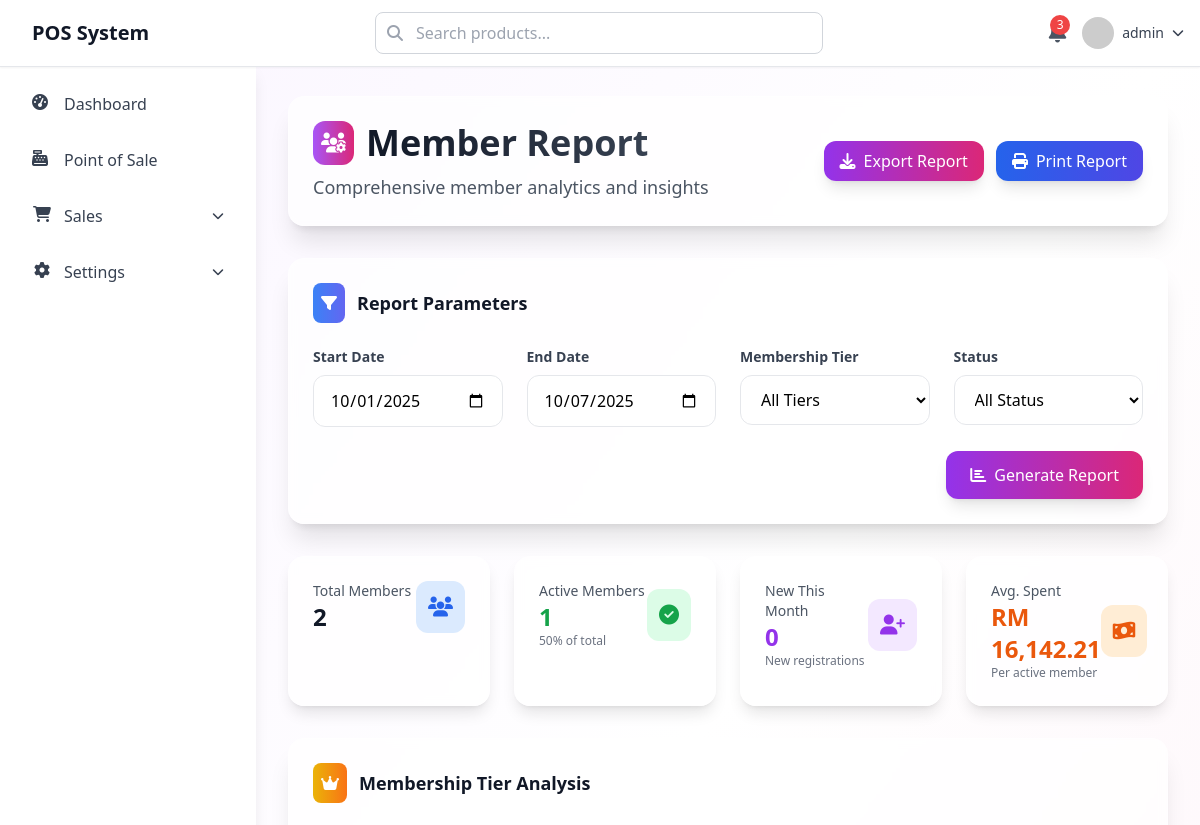
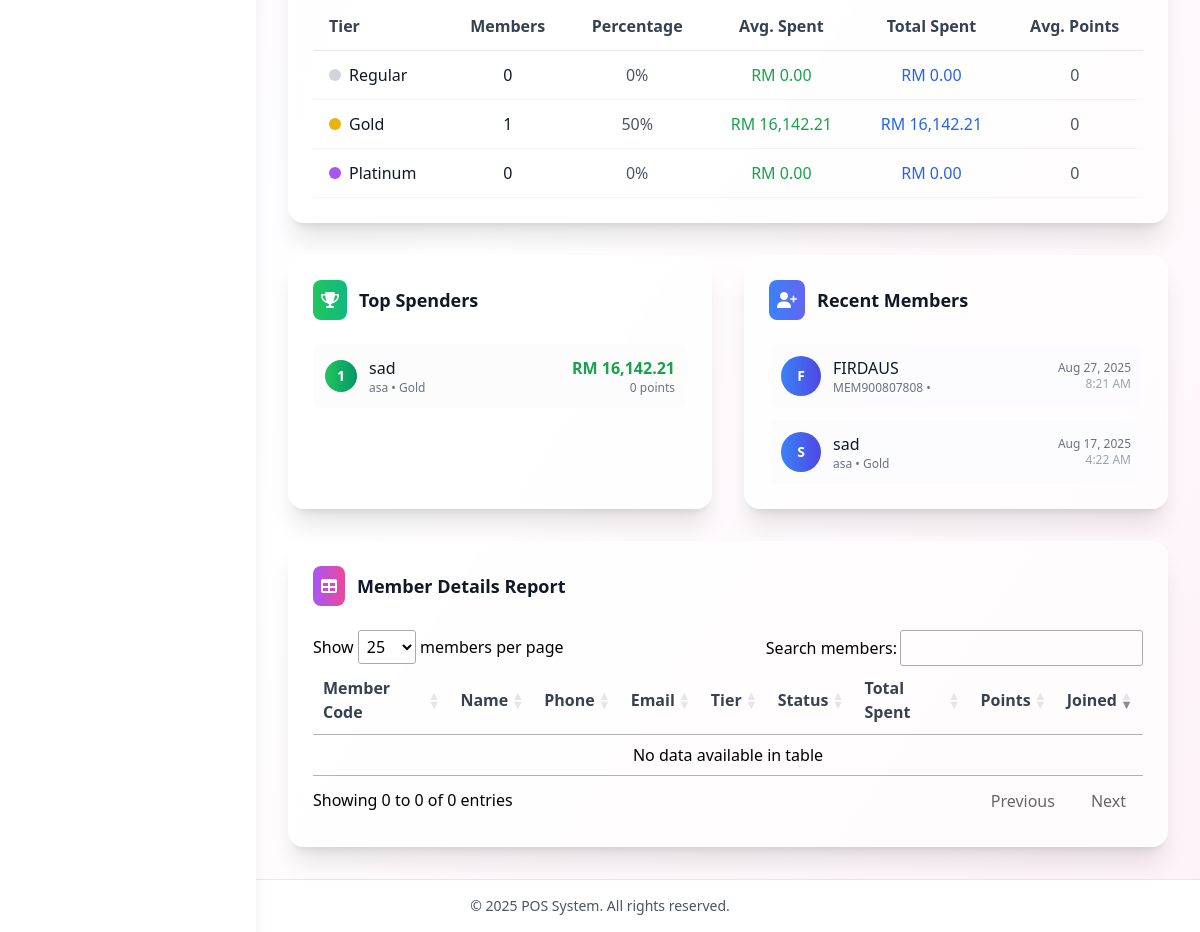
The app's page /member-report.php (signed in) with its own data (2 pictures, top to bottom).
### tables this page shows
CREATE TABLE IF NOT EXISTS `members` (
  `id` int NOT NULL AUTO_INCREMENT,
  `member_code` varchar(50) NOT NULL DEFAULT '-',
  `name` varchar(255) NOT NULL DEFAULT '-',
  `phone` varchar(50) DEFAULT '-',
  `email` varchar(255) DEFAULT '-',
  `address` text,
  `membership_tier_id` int DEFAULT '0',
  `total_points` int DEFAULT '0',
  `total_spent` decimal(10,2) DEFAULT '0.00',
  `is_active` tinyint(1) DEFAULT '1',
  `created_at` timestamp NULL DEFAULT CURRENT_TIMESTAMP,
  `updated_at` timestamp NULL DEFAULT CURRENT_TIMESTAMP ON UPDATE CURRENT_TIMESTAMP,
  PRIMARY KEY (`id`),
  UNIQUE KEY `member_code` (`member_code`),
  KEY `membership_tier_id` (`membership_tier_id`),
  KEY `idx_members_code` (`member_code`)
);

CREATE TABLE IF NOT EXISTS `membership_tiers` (
  `id` int NOT NULL AUTO_INCREMENT,
  `name` varchar(100) NOT NULL,
  `discount_percentage` decimal(5,2) DEFAULT '0.00',
  `description` text,
  `is_active` tinyint(1) DEFAULT '1',
  `created_at` timestamp NULL DEFAULT CURRENT_TIMESTAMP,
  `updated_at` timestamp NULL DEFAULT CURRENT_TIMESTAMP ON UPDATE CURRENT_TIMESTAMP,
  PRIMARY KEY (`id`)
);

### member-report.php (the view, shortened to what the rows shown need)
<?php
include 'include/conn.php';
include 'include/head.php';
include 'include/header.php';
$query_top_spenders = mysqli_query($conn, "SELECT
    m.member_code,
    m.name,
    m.total_spent,
    m.total_points,
    mt.name as tier_name
FROM members m
LEFT JOIN membership_tiers mt ON m.membership_tier_id = mt.id
WHERE m.is_active = 1
ORDER BY m.total_spent DESC
LIMIT 10");
$top_spenders = [];
while ($row = mysqli_fetch_array($query_top_spenders)) {
    $top_spenders[] = $row;
}
$query_recent_members = mysqli_query($conn, "SELECT
    m.member_code,
    m.name,
    m.phone,
    m.email,
    m.created_at,
    mt.name as tier_name
FROM members m
LEFT JOIN membership_tiers mt ON m.membership_tier_id = mt.id
ORDER BY m.created_at DESC
LIMIT 10");
$recent_members = [];
while ($row = mysqli_fetch_array($query_recent_members)) {
    $recent_members[] = $row;
}
?>
<div class="main-content ml-0 lg:ml-64 pt-16">
    <div class="p-4 sm:p-6 lg:p-8">
        <div class="backdrop-blur-sm bg-white/70 rounded-2xl shadow-xl border border-white/20 p-6 mb-8">
            <div class="flex flex-col sm:flex-row sm:justify-between sm:items-center space-y-4 sm:space-y-0">
                <div>
                    <div class="flex items-center space-x-3 mb-2">
                        <h1 class="text-3xl sm:text-4xl font-bold bg-gradient-to-r from-gray-900 to-gray-700 bg-clip-text text-transparent">
                        </h1>
                    </div>
                </div>
            </div>
        </div>
        <div class="backdrop-blur-sm bg-white/70 rounded-xl lg:rounded-2xl shadow-xl border border-white/20 p-4 lg:p-6 mb-6 lg:mb-8">
            <div class="overflow-x-auto">
                <table class="w-full text-sm lg:text-base">
                    <thead>
                        <tr class="border-b border-gray-200">
                            <th class="text-left py-3 px-4 font-semibold text-gray-700">Tier</th>
                            <th class="text-center py-3 px-4 font-semibold text-gray-700">Members</th>
                            <th class="text-center py-3 px-4 font-semibold text-gray-700">Percentage</th>
                            <th class="text-center py-3 px-4 font-semibold text-gray-700">Avg. Spent</th>
                            <th class="text-center py-3 px-4 font-semibold text-gray-700">Total Spent</th>
                            <th class="text-center py-3 px-4 font-semibold text-gray-700">Avg. Points</th>
                        </tr>
                    </thead>
                </table>
            </div>
        </div>
        <div class="grid grid-cols-1 lg:grid-cols-2 gap-6 lg:gap-8 mb-6 lg:mb-8">
            <div class="backdrop-blur-sm bg-white/70 rounded-xl lg:rounded-2xl shadow-xl border border-white/20 p-4 lg:p-6">
                <div class="space-y-3">
                    <?php foreach ($top_spenders as $index => $member): ?>
                        <div class="flex items-center justify-between p-3 bg-gray-50/50 rounded-lg hover:bg-gray-100/50 transition-colors duration-200">
                            <div class="flex items-center space-x-3">
                                <div class="w-8 h-8 bg-gradient-to-r from-green-500 to-emerald-600 rounded-full flex items-center justify-center text-white text-sm font-bold">
                                    <?php echo $index + 1; ?>
                                </div>
                                <div>
                                    <p class="font-medium text-gray-900"><?php echo htmlspecialchars($member['name']); ?></p>
                                    <p class="text-xs text-gray-500"><?php echo htmlspecialchars($member['member_code']); ?> • <?php echo htmlspecialchars($member['tier_name']); ?></p>
                                </div>
                            </div>
                            <div class="text-right">
                                <p class="font-bold text-green-600">RM <?php echo number_format($member['total_spent'], 2); ?></p>
                                <p class="text-xs text-gray-500"><?php echo number_format($member['total_points']); ?> points</p>
                            </div>
                        </div>
                    <?php endforeach; ?>
                </div>
            </div>
            <div class="backdrop-blur-sm bg-white/70 rounded-xl lg:rounded-2xl shadow-xl border border-white/20 p-4 lg:p-6">
                <div class="space-y-3">
                    <?php foreach ($recent_members as $member): ?>
                        <div class="flex items-center justify-between p-3 bg-gray-50/50 rounded-lg hover:bg-gray-100/50 transition-colors duration-200">
                            <div class="flex items-center space-x-3">
                                <div class="w-10 h-10 bg-gradient-to-r from-blue-500 to-indigo-600 rounded-full flex items-center justify-center text-white text-sm font-bold">
                                    <?php echo strtoupper(substr($member['name'], 0, 1)); ?>
                                </div>
                                <div>
                                    <p class="font-medium text-gray-900"><?php echo htmlspecialchars($member['name']); ?></p>
                                    <p class="text-xs text-gray-500"><?php echo htmlspecialchars($member['member_code']); ?> • <?php echo htmlspecialchars($member['tier_name']); ?></p>
                                </div>
                            </div>
                            <div class="text-right">
                                <p class="text-xs text-gray-500"><?php echo date('M j, Y', strtotime($member['created_at'])); ?></p>
                                <p class="text-xs text-gray-400"><?php echo date('g:i A', strtotime($member['created_at'])); ?></p>
                            </div>
                        </div>
                    <?php endforeach; ?>
                </div>
            </div>
        </div>
        <div class="backdrop-blur-sm bg-white/70 rounded-xl lg:rounded-2xl shadow-xl border border-white/20 p-4 lg:p-6">
            <div class="overflow-x-auto">
                <table id="member-report-table" class="w-full text-sm lg:text-base">
                    <thead>
                        <tr class="border-b border-gray-200">
                            <th class="text-left py-3 px-4 font-semibold text-gray-700">Member Code</th>
                            <th class="text-left py-3 px-4 font-semibold text-gray-700">Name</th>
                            <th class="text-left py-3 px-4 font-semibold text-gray-700">Phone</th>
                            <th class="text-left py-3 px-4 font-semibold text-gray-700">Email</th>
                            <th class="text-center py-3 px-4 font-semibold text-gray-700">Tier</th>
                            <th class="text-center py-3 px-4 font-semibold text-gray-700">Status</th>
                            <th class="text-center py-3 px-4 font-semibold text-gray-700">Total Spent</th>
                            <th class="text-center py-3 px-4 font-semibold text-gray-700">Points</th>
                            <th class="text-center py-3 px-4 font-semibold text-gray-700">Joined</th>
                        </tr>
                    </thead>
                </table>
            </div>
        </div>
    </div>
</div>
<?php include 'include/footer.php'; ?>

### records on screen
members: name "sad", member_code "asa", membership_tier.name "Gold", total_spent "16,142.21", total_points "0", name "S", created_at "Aug 17, 2025", created_at "4:22 AM"
members: name "F", name "FIRDAUS", member_code "MEM900807808", created_at "Aug 27, 2025", created_at "8:21 AM"

### other values on screen
$_SESSION['username'] "admin"
$total_members "2"
$active_members "1"
$new_members_this_month "0"
$avg_stats['avg_total_spent'] "16,142.21"
$tier['tier_name'] "Regular"
$tier['member_count'] "0"
$tier['avg_spent'] "0.00"
$tier['total_spent'] "0.00"
$tier['avg_points'] "0"
$tier['tier_name'] "Gold"
$tier['member_count'] "1"
$tier['avg_spent'] "16,142.21"
$tier['total_spent'] "16,142.21"
$tier['tier_name'] "Platinum"
